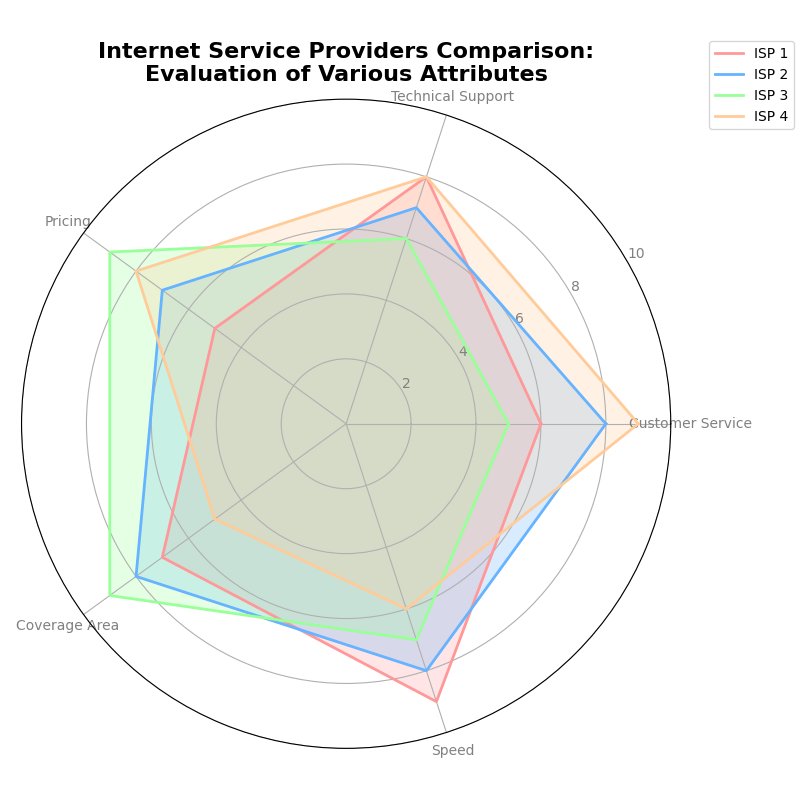

Source code (Python):
import numpy as np
import matplotlib.pyplot as plt

# Define attributes for the radar chart
attributes = ['Customer Service', 'Technical Support', 'Pricing', 'Coverage Area', 'Speed']

# Data for each brand of ISP
isp_1 = [6, 8, 5, 7, 9]
isp_2 = [8, 7, 7, 8, 8]
isp_3 = [5, 6, 9, 9, 7]
isp_4 = [9, 8, 8, 5, 6]

# Organize data
data = np.array([isp_1, isp_2, isp_3, isp_4])

# Number of variables
num_vars = len(attributes)

# Compute angle for each axis
angles = np.linspace(0, 2 * np.pi, num_vars, endpoint=False).tolist()

# Complete the loop for plotting
data = np.concatenate((data, data[:, [0]]), axis=1)
angles += angles[:1]

# Set up the radar chart
fig, ax = plt.subplots(figsize=(8, 8), subplot_kw=dict(polar=True))

# Color palette for each ISP
colors = ['#ff9999', '#66b3ff', '#99ff99', '#ffcc99']

# Plot each ISP
for i, isp_data in enumerate(data):
    ax.fill(angles, isp_data, color=colors[i], alpha=0.25)
    ax.plot(angles, isp_data, label=f'ISP {i+1}', color=colors[i], linewidth=2)

# Add attribute labels
plt.xticks(angles[:-1], attributes, color='grey', size=10)

# Add y-labels
ax.set_rlabel_position(30)
plt.yticks([2, 4, 6, 8, 10], ["2", "4", "6", "8", "10"], color="grey", size=10)
plt.ylim(0, 10)

# Title with multiple lines for better visibility
plt.title("Internet Service Providers Comparison:\nEvaluation of Various Attributes", size=16, weight='bold', position=(0.5, 1.1), ha='center')

# Add a legend
plt.legend(loc='upper right', bbox_to_anchor=(1.2, 1.1))

# Automatically adjust the layout to prevent overlap
plt.tight_layout()

# Show the plot
plt.show()
